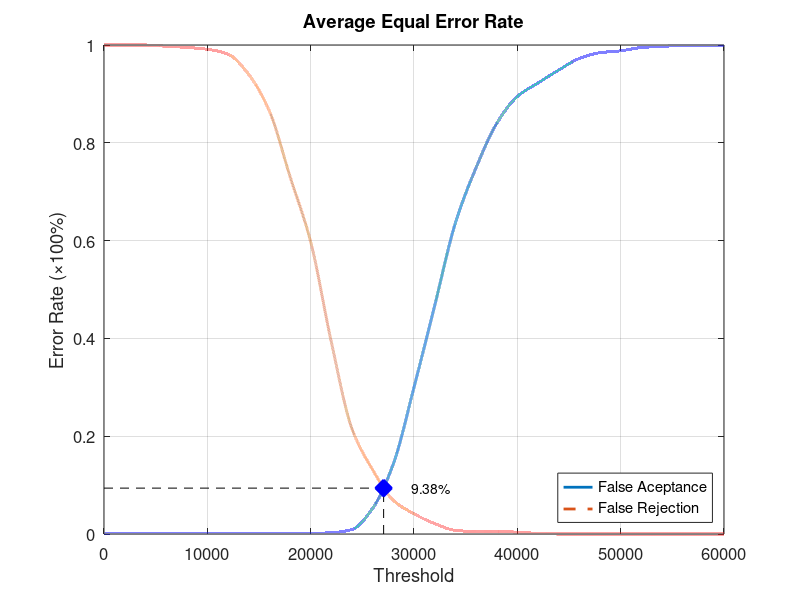
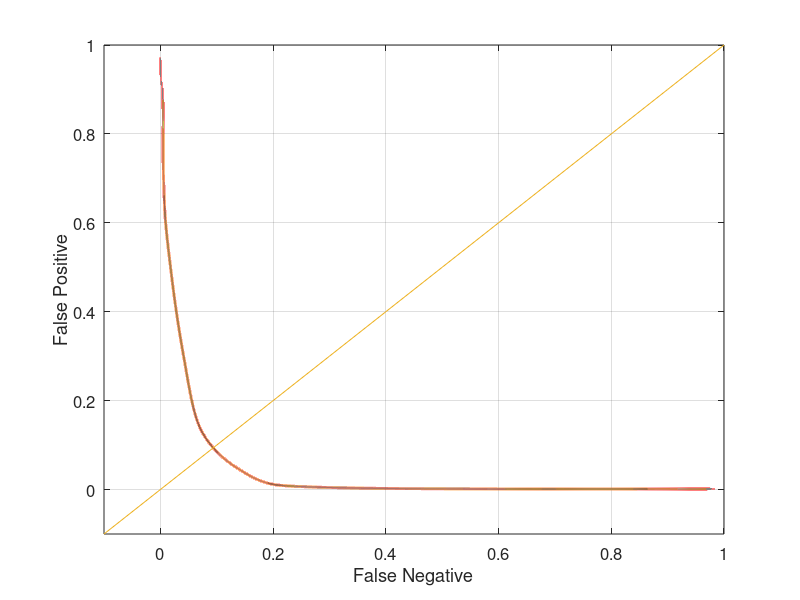

The MATLAB source for these figures, in order:
function yEER = Experiment4Average
close all;
clear;
clc;
x = 0:2000:60000;
xq = 0:0.5:60000;

y0 = [0 0.00131579 0.00131579 0.00131579 0.00131579 0.00131579 0.00131579 0.00131579 0.00131579 0.00131579 0.00131579 0.00263158 0.00921053 0.0526316 0.143421 0.3 0.467105 0.635526 0.748684 0.839474 0.894737 0.922368 0.948684 0.972368 0.984211 0.988158 0.994737 0.997368 0.998684 0.998684 1];
yy0 = interp1(x, y0, xq, 'pchip');
y1 = [1 1 1 0.9975 0.995 0.99125 0.98125 0.94 0.865 0.73125 0.5975 0.3925 0.215 0.13125 0.06875 0.04125 0.02125 0.0075 0.005 0.005 0.00375 0.00125 0 0 0 0 0 0 0 0 0];
yy1 = interp1(x, y1, xq, 'pchip');

% Calculating EER: 
y2 = abs(y0 - y1);
find(y2 == min(y2))
yy2 = abs(yy0 - yy1);
xEER = find(yy2 == min(yy2));
xEERIndex = xq(xEER) % X-axis EER
yEER = yy0(xEER) % Y-axis EER

main = figure
plot(xq, yy0,'-','LineWidth', 2);	hold on
plot(xq, yy1,'--','LineWidth', 2);	hold on
plot([xEERIndex xEERIndex], [0 yEER], 'k--');	hold on
plot([0 xEERIndex], [yEER yEER], 'k--');	hold on
plot(xEERIndex, yEER, 'bx', 'LineWidth', 10);	hold on
text(xEERIndex + 10 * xEERIndex / 100, yEER, [num2str(round((10000 * yEER)) / 100) '%'])
legend('False Aceptance', 'False Rejection', 'Location', 'SouthEast')
xlabel('Threshold')
ylabel('Error Rate (\times100%)')
title('Average Equal Error Rate')
set(gca, 'FontSize', 12)
axis([0 60000 0 1])
grid on

print(main, 'Experiment4AverageMain', '-dpng');
FNRxFPR = figure('Color', [1 1 1]);
plot(yy1, yy0, '-', yy1, yy0, 'LineWidth', 2);
hold on
y = -0.1:0.1:1
plot(y, y); 
set(gca, 'FontSize', 12)
xlabel('False Negative')
ylabel('False Positive')
axis([-0.1 1 -0.1 1])
set(gca, 'FontSize', 12)
grid on

print(FNRxFPR, 'Experiment4AverageFNRxFPR','-dpng');
end
